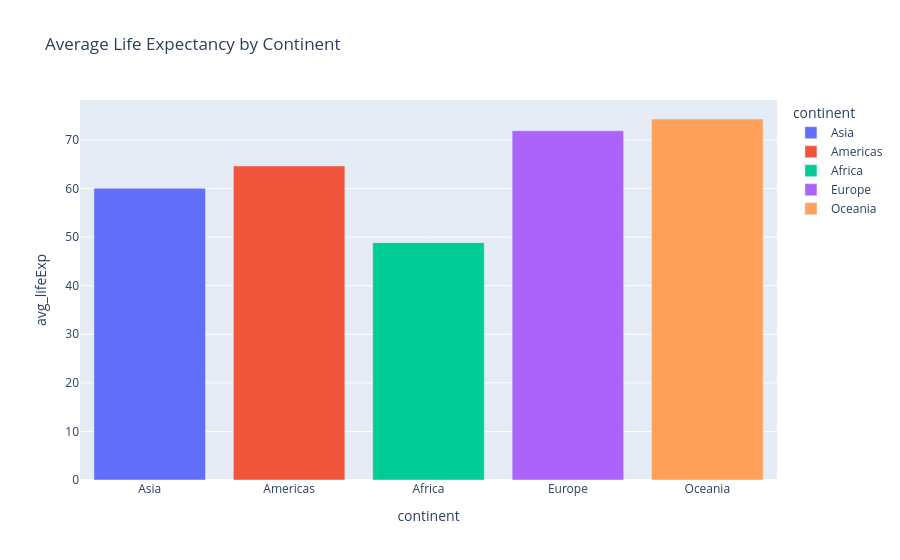
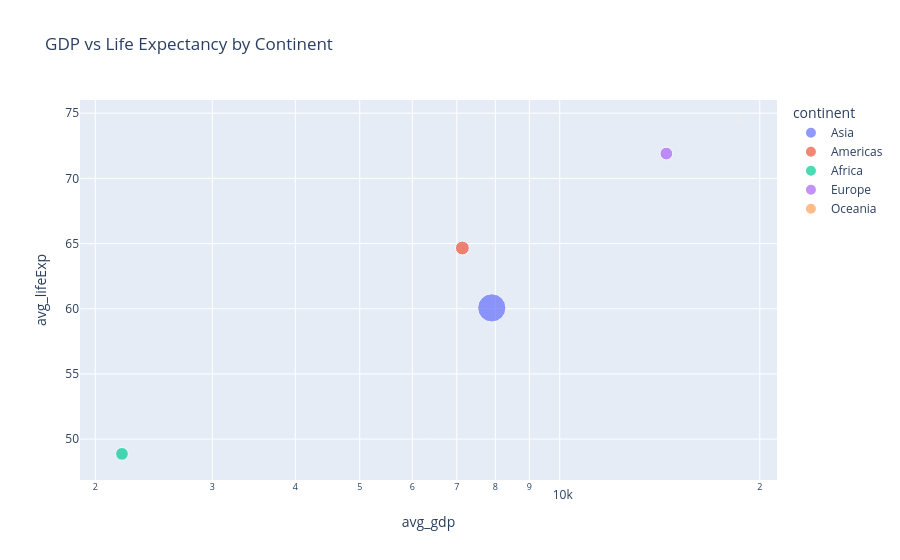
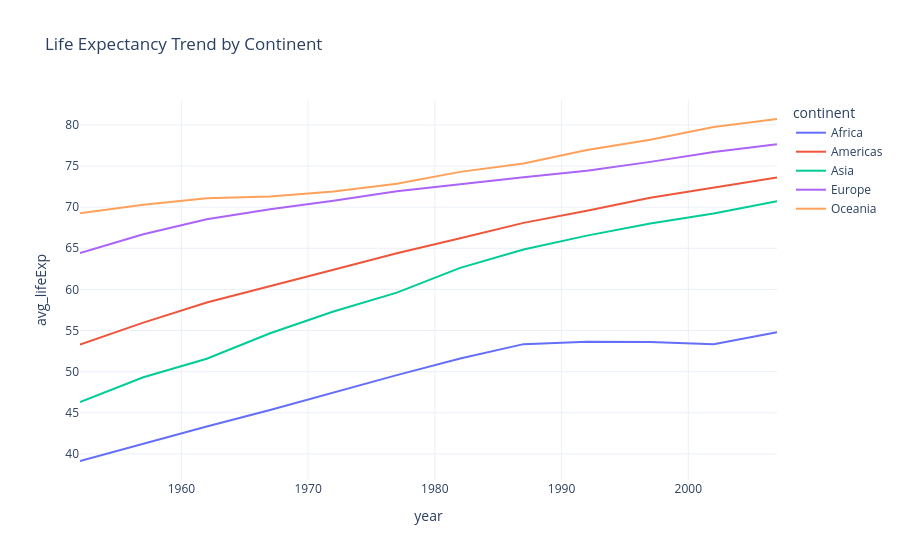

The code cell stored with these charts, in order, in its notebook:
### Code cell
import plotly.express as px
import polars as pl
from plotly.graph_objs.waterfall.increasing import marker

# Load dataset (initially Pandas via Plotly)
df_pd = px.data.gapminder()

# Convert to Polars
df = pl.from_pandas(df_pd)

# Aggregate per continent
df_continent = (
     df.group_by("continent", maintain_order=True)
     .agg([
      pl.mean("lifeExp", ).alias("avg_lifeExp"),
      pl.mean("gdpPercap").alias("avg_gdp"),
      pl.sum("pop").alias("total_pop")
])
).sort("total_pop", descending=True)

#convert to pandas for plotly
df_continent_pd = df_continent.to_pandas()

fig1 = px.bar(
    df_continent_pd,
    x="continent",
    y="avg_lifeExp",
    color="continent",
    title="Average Life Expectancy by Continent",
    hover_data=["total_pop", "avg_gdp"],

)
fig1.show()

fig2 = px.scatter(
    df_continent_pd,
    x="avg_gdp",
    y="avg_lifeExp",
    size="total_pop",
    color="continent",
    hover_name="continent",
    log_x=True,
    title="GDP vs Life Expectancy by Continent",
    trendline="ols"
)
fig2.show()

df_trend = (
    df.group_by(["continent","year"])
    .agg(
     pl.mean("lifeExp").alias("avg_lifeExp")
    )
    .sort("year", descending=True)
)

# convert to pandas for plotly
df_trend_pd = df_trend.to_pandas()

fig3 = px.line(
    df_trend_pd,
    x="year",
    y="avg_lifeExp",
    color="continent",
    title="Life Expectancy Trend by Continent",
    template="plotly_white"

)
fig3.show()

### Figure 1 — Plotly figure (JSON) as saved in the notebook; plotly's stock layout.template omitted (floating-point values rounded to 4 significant figures)
{"data": [{"customdata": [[30510000000.0, 7902.0]], "hovertemplate": "continent=%{x}<br>avg_lifeExp=%{y}<br>total_pop=%{customdata[0]}<br>avg_gdp=%{customdata[1]}<extra></extra>", "legendgroup": "Asia", "marker": {"color": "#636efa", "pattern": {"shape": ""}}, "name": "Asia", "orientation": "v", "showlegend": true, "textposition": "auto", "x": ["Asia"], "xaxis": "x", "y": [60.06], "yaxis": "y", "type": "bar"}, {"customdata": [[7351000000.0, 7136.0]], "hovertemplate": "continent=%{x}<br>avg_lifeExp=%{y}<br>total_pop=%{customdata[0]}<br>avg_gdp=%{customdata[1]}<extra></extra>", "legendgroup": "Americas", "marker": {"color": "#EF553B", "pattern": {"shape": ""}}, "name": "Americas", "orientation": "v", "showlegend": true, "textposition": "auto", "x": ["Americas"], "xaxis": "x", "y": [64.66], "yaxis": "y", "type": "bar"}, {"customdata": [[6188000000.0, 2194.0]], "hovertemplate": "continent=%{x}<br>avg_lifeExp=%{y}<br>total_pop=%{customdata[0]}<br>avg_gdp=%{customdata[1]}<extra></extra>", "legendgroup": "Africa", "marker": {"color": "#00cc96", "pattern": {"shape": ""}}, "name": "Africa", "orientation": "v", "showlegend": true, "textposition": "auto", "x": ["Africa"], "xaxis": "x", "y": [48.87], "yaxis": "y", "type": "bar"}, {"customdata": [[6181000000.0, 14470.0]], "hovertemplate": "continent=%{x}<br>avg_lifeExp=%{y}<br>total_pop=%{customdata[0]}<br>avg_gdp=%{customdata[1]}<extra></extra>", "legendgroup": "Europe", "marker": {"color": "#ab63fa", "pattern": {"shape": ""}}, "name": "Europe", "orientation": "v", "showlegend": true, "textposition": "auto", "x": ["Europe"], "xaxis": "x", "y": [71.9], "yaxis": "y", "type": "bar"}, {"customdata": [[213000000.0, 18620.0]], "hovertemplate": "continent=%{x}<br>avg_lifeExp=%{y}<br>total_pop=%{customdata[0]}<br>avg_gdp=%{customdata[1]}<extra></extra>", "legendgroup": "Oceania", "marker": {"color": "#FFA15A", "pattern": {"shape": ""}}, "name": "Oceania", "orientation": "v", "showlegend": true, "textposition": "auto", "x": ["Oceania"], "xaxis": "x", "y": [74.33], "yaxis": "y", "type": "bar"}], "layout": {"xaxis": {"anchor": "y", "domain": [0.0, 1.0], "title": {"text": "continent"}, "categoryorder": "array", "categoryarray": ["Asia", "Americas", "Africa", "Europe", "Oceania"]}, "yaxis": {"anchor": "x", "domain": [0.0, 1.0], "title": {"text": "avg_lifeExp"}}, "legend": {"title": {"text": "continent"}, "tracegroupgap": 0}, "title": {"text": "Average Life Expectancy by Continent"}, "barmode": "relative"}}

### Figure 2 — Plotly figure (JSON) as saved in the notebook; plotly's stock layout.template omitted (floating-point values rounded to 4 significant figures)
{"data": [{"hovertemplate": "<b>%{hovertext}</b><br><br>continent=Asia<br>avg_gdp=%{x}<br>avg_lifeExp=%{y}<br>total_pop=%{marker.size}<extra></extra>", "hovertext": ["Asia"], "legendgroup": "Asia", "marker": {"color": "#636efa", "size": [30507333901], "sizemode": "area", "sizeref": 76270000.0, "symbol": "circle"}, "mode": "markers", "name": "Asia", "orientation": "v", "showlegend": true, "x": [7902.0], "xaxis": "x", "y": [60.06], "yaxis": "y", "type": "scatter"}, {"hovertemplate": "continent=Asia<extra></extra>", "legendgroup": "Asia", "marker": {"color": "#636efa", "symbol": "circle"}, "mode": "lines", "name": "Asia", "showlegend": false, "xaxis": "x", "yaxis": "y", "type": "scatter"}, {"hovertemplate": "<b>%{hovertext}</b><br><br>continent=Americas<br>avg_gdp=%{x}<br>avg_lifeExp=%{y}<br>total_pop=%{marker.size}<extra></extra>", "hovertext": ["Americas"], "legendgroup": "Americas", "marker": {"color": "#EF553B", "size": [7351438499], "sizemode": "area", "sizeref": 76270000.0, "symbol": "circle"}, "mode": "markers", "name": "Americas", "orientation": "v", "showlegend": true, "x": [7136.0], "xaxis": "x", "y": [64.66], "yaxis": "y", "type": "scatter"}, {"hovertemplate": "continent=Americas<extra></extra>", "legendgroup": "Americas", "marker": {"color": "#EF553B", "symbol": "circle"}, "mode": "lines", "name": "Americas", "showlegend": false, "xaxis": "x", "yaxis": "y", "type": "scatter"}, {"hovertemplate": "<b>%{hovertext}</b><br><br>continent=Africa<br>avg_gdp=%{x}<br>avg_lifeExp=%{y}<br>total_pop=%{marker.size}<extra></extra>", "hovertext": ["Africa"], "legendgroup": "Africa", "marker": {"color": "#00cc96", "size": [6187585961], "sizemode": "area", "sizeref": 76270000.0, "symbol": "circle"}, "mode": "markers", "name": "Africa", "orientation": "v", "showlegend": true, "x": [2194.0], "xaxis": "x", "y": [48.87], "yaxis": "y", "type": "scatter"}, {"hovertemplate": "continent=Africa<extra></extra>", "legendgroup": "Africa", "marker": {"color": "#00cc96", "symbol": "circle"}, "mode": "lines", "name": "Africa", "showlegend": false, "xaxis": "x", "yaxis": "y", "type": "scatter"}, {"hovertemplate": "<b>%{hovertext}</b><br><br>continent=Europe<br>avg_gdp=%{x}<br>avg_lifeExp=%{y}<br>total_pop=%{marker.size}<extra></extra>", "hovertext": ["Europe"], "legendgroup": "Europe", "marker": {"color": "#ab63fa", "size": [6181115304], "sizemode": "area", "sizeref": 76270000.0, "symbol": "circle"}, "mode": "markers", "name": "Europe", "orientation": "v", "showlegend": true, "x": [14470.0], "xaxis": "x", "y": [71.9], "yaxis": "y", "type": "scatter"}, {"hovertemplate": "continent=Europe<extra></extra>", "legendgroup": "Europe", "marker": {"color": "#ab63fa", "symbol": "circle"}, "mode": "lines", "name": "Europe", "showlegend": false, "xaxis": "x", "yaxis": "y", "type": "scatter"}, {"hovertemplate": "<b>%{hovertext}</b><br><br>continent=Oceania<br>avg_gdp=%{x}<br>avg_lifeExp=%{y}<br>total_pop=%{marker.size}<extra></extra>", "hovertext": ["Oceania"], "legendgroup": "Oceania", "marker": {"color": "#FFA15A", "size": [212992136], "sizemode": "area", "sizeref": 76270000.0, "symbol": "circle"}, "mode": "markers", "name": "Oceania", "orientation": "v", "showlegend": true, "x": [18620.0], "xaxis": "x", "y": [74.33], "yaxis": "y", "type": "scatter"}, {"hovertemplate": "continent=Oceania<extra></extra>", "legendgroup": "Oceania", "marker": {"color": "#FFA15A", "symbol": "circle"}, "mode": "lines", "name": "Oceania", "showlegend": false, "xaxis": "x", "yaxis": "y", "type": "scatter"}], "layout": {"xaxis": {"anchor": "y", "domain": [0.0, 1.0], "title": {"text": "avg_gdp"}, "type": "log"}, "yaxis": {"anchor": "x", "domain": [0.0, 1.0], "title": {"text": "avg_lifeExp"}}, "legend": {"title": {"text": "continent"}, "tracegroupgap": 0, "itemsizing": "constant"}, "title": {"text": "GDP vs Life Expectancy by Continent"}}}

### Figure 3 — Plotly figure (JSON) as saved in the notebook; plotly's stock layout.template omitted (floating-point values rounded to 4 significant figures)
{"data": [{"hovertemplate": "continent=Africa<br>year=%{x}<br>avg_lifeExp=%{y}<extra></extra>", "legendgroup": "Africa", "line": {"color": "#636efa", "dash": "solid"}, "marker": {"symbol": "circle"}, "mode": "lines", "name": "Africa", "orientation": "v", "showlegend": true, "x": [2007, 2002, 1997, 1992, 1987, 1982, 1977, 1972, 1967, 1962, 1957, 1952], "xaxis": "x", "y": [54.81, 53.33, 53.6, 53.63, 53.34, 51.59, 49.58, 47.45, 45.33, 43.32, 41.27, 39.14], "yaxis": "y", "type": "scatter"}, {"hovertemplate": "continent=Americas<br>year=%{x}<br>avg_lifeExp=%{y}<extra></extra>", "legendgroup": "Americas", "line": {"color": "#EF553B", "dash": "solid"}, "marker": {"symbol": "circle"}, "mode": "lines", "name": "Americas", "orientation": "v", "showlegend": true, "x": [2007, 2002, 1997, 1992, 1987, 1982, 1977, 1972, 1967, 1962, 1957, 1952], "xaxis": "x", "y": [73.61, 72.42, 71.15, 69.57, 68.09, 66.23, 64.39, 62.39, 60.41, 58.4, 55.96, 53.28], "yaxis": "y", "type": "scatter"}, {"hovertemplate": "continent=Asia<br>year=%{x}<br>avg_lifeExp=%{y}<extra></extra>", "legendgroup": "Asia", "line": {"color": "#00cc96", "dash": "solid"}, "marker": {"symbol": "circle"}, "mode": "lines", "name": "Asia", "orientation": "v", "showlegend": true, "x": [2007, 2002, 1997, 1992, 1987, 1982, 1977, 1972, 1967, 1962, 1957, 1952], "xaxis": "x", "y": [70.73, 69.23, 68.02, 66.54, 64.85, 62.62, 59.61, 57.32, 54.66, 51.56, 49.32, 46.31], "yaxis": "y", "type": "scatter"}, {"hovertemplate": "continent=Europe<br>year=%{x}<br>avg_lifeExp=%{y}<extra></extra>", "legendgroup": "Europe", "line": {"color": "#ab63fa", "dash": "solid"}, "marker": {"symbol": "circle"}, "mode": "lines", "name": "Europe", "orientation": "v", "showlegend": true, "x": [2007, 2002, 1997, 1992, 1987, 1982, 1977, 1972, 1967, 1962, 1957, 1952], "xaxis": "x", "y": [77.65, 76.7, 75.51, 74.44, 73.64, 72.81, 71.94, 70.78, 69.74, 68.54, 66.7, 64.41], "yaxis": "y", "type": "scatter"}, {"hovertemplate": "continent=Oceania<br>year=%{x}<br>avg_lifeExp=%{y}<extra></extra>", "legendgroup": "Oceania", "line": {"color": "#FFA15A", "dash": "solid"}, "marker": {"symbol": "circle"}, "mode": "lines", "name": "Oceania", "orientation": "v", "showlegend": true, "x": [2007, 2002, 1997, 1992, 1987, 1982, 1977, 1972, 1967, 1962, 1957, 1952], "xaxis": "x", "y": [80.72, 79.74, 78.19, 76.94, 75.32, 74.29, 72.85, 71.91, 71.31, 71.09, 70.3, 69.25], "yaxis": "y", "type": "scatter"}], "layout": {"xaxis": {"anchor": "y", "domain": [0.0, 1.0], "title": {"text": "year"}}, "yaxis": {"anchor": "x", "domain": [0.0, 1.0], "title": {"text": "avg_lifeExp"}}, "legend": {"title": {"text": "continent"}, "tracegroupgap": 0}, "title": {"text": "Life Expectancy Trend by Continent"}}}
